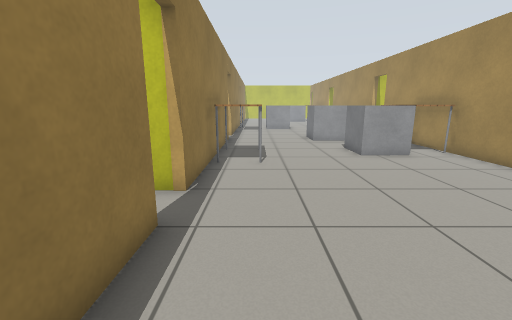
[1] (above)

24 first-person views from a walk through a world built for the Gazebo simulator. The camera is 1 m above the floor, tilts 12° down and sees 90° across. The floor is counted in squares, 0.5 m on a side. Each view is taken from the middle of a square. On the plan, view 1 faces up. The plan holds only what a view shows up to about 16 squares ahead; the rest is blank. The place goes on beyond the plan. The robots in the file are not drawn. Gazebo's built-in surfaces are drawn with simple patterns.

[2]
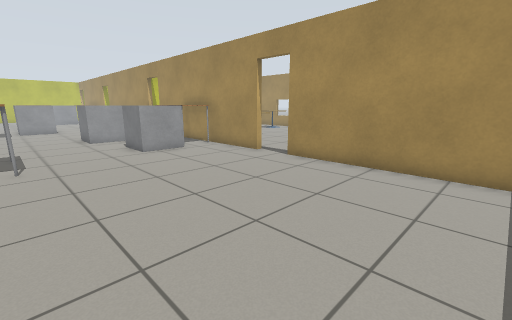

[3]
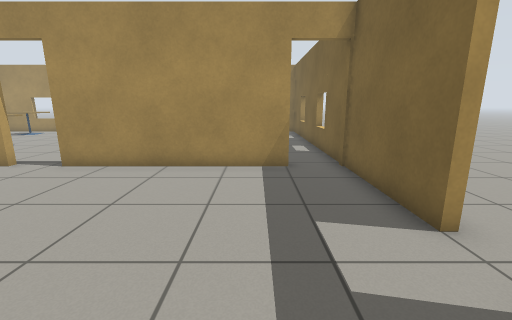

[4]
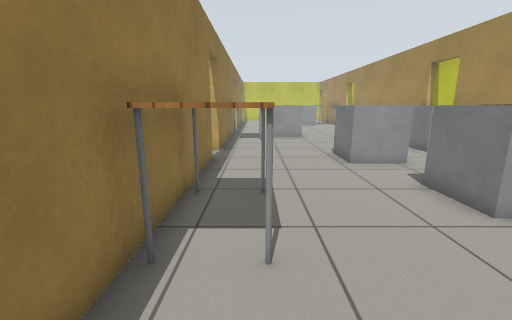

[5]
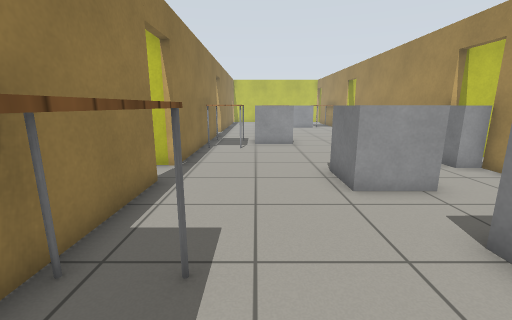

[6]
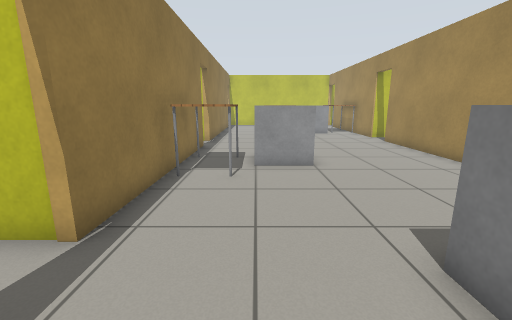

[7]
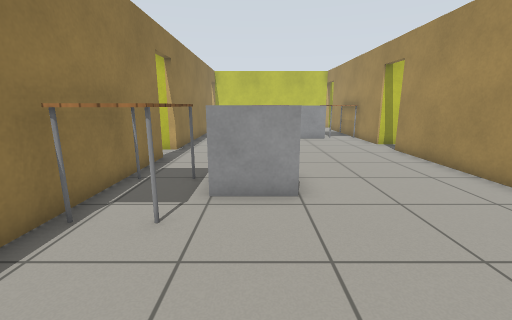

[8]
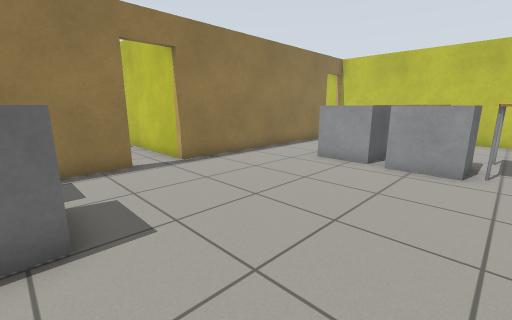

[9]
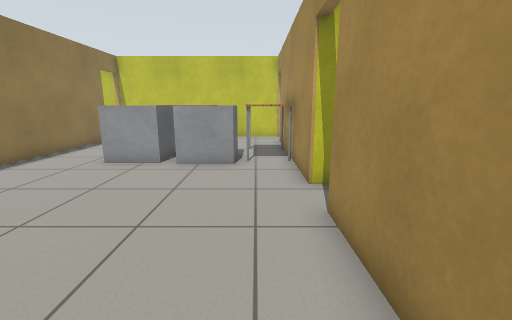

[10]
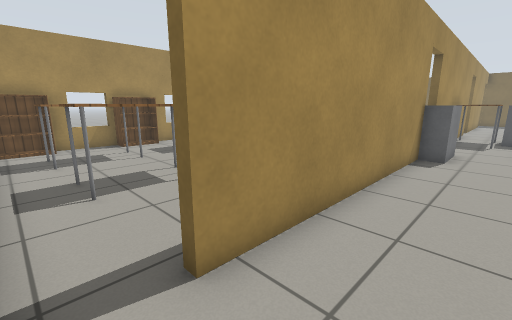

[11]
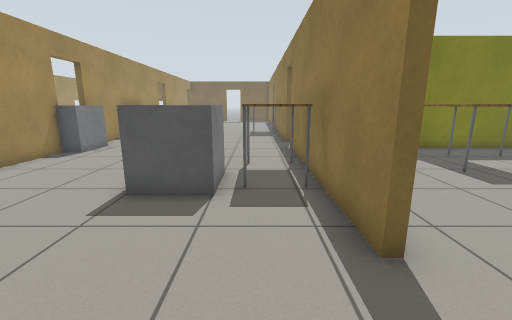

[12]
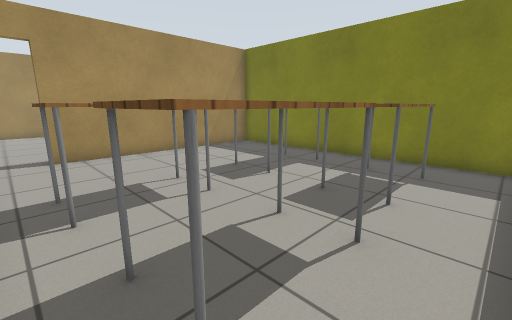

[13]
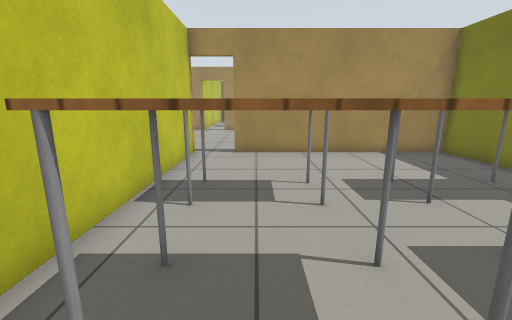

[14]
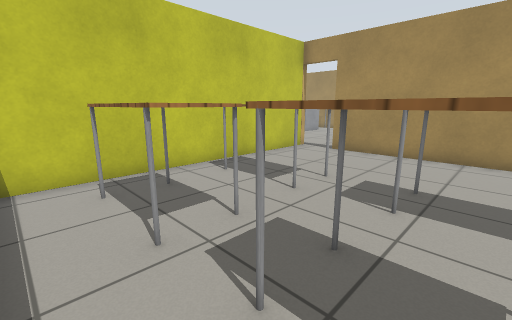

[15]
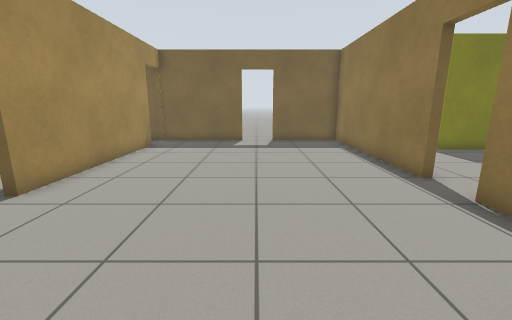

[16]
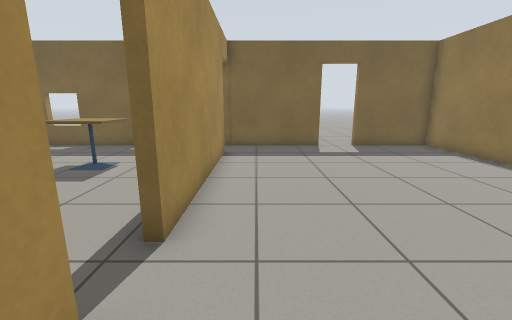

[17]
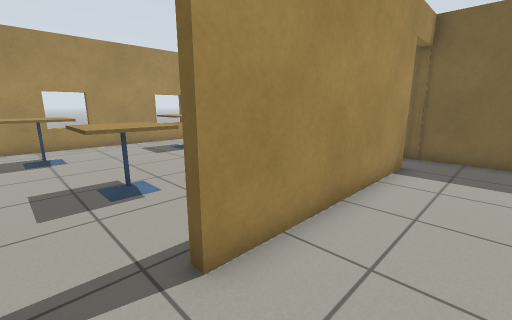

[18]
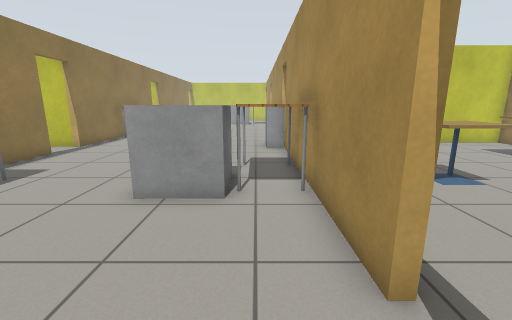

[19]
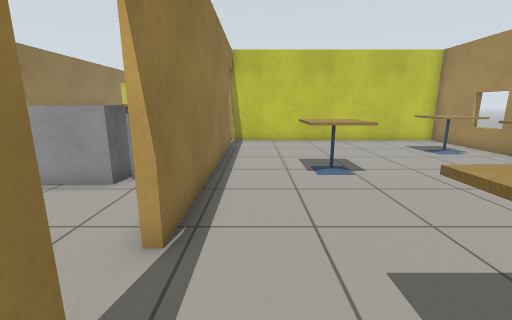

[20]
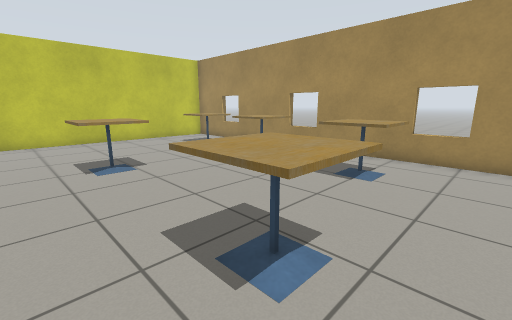

[21]
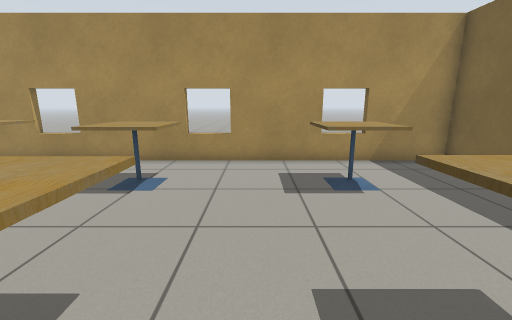

[22]
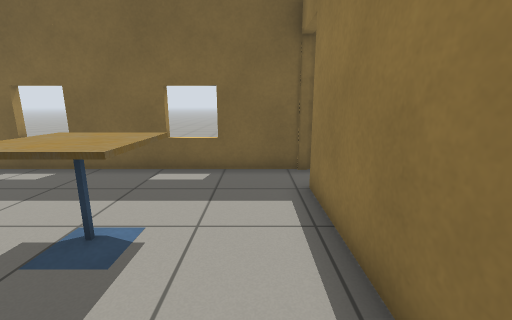

[23]
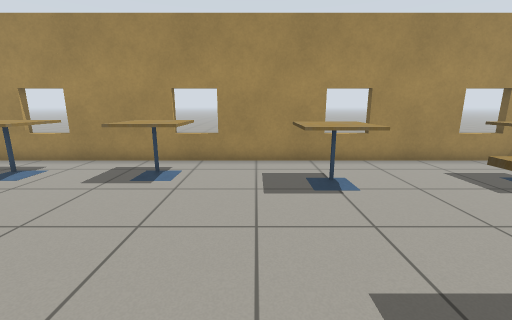

[24]
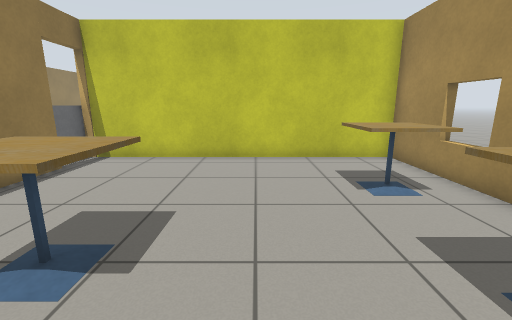

### Floor plan
Key: @ floor where view 1 was taken; # wall or solid block; . floor; D open door; = window, fence, low wall or low ledge; B grey box; T table; C cafe table; K bookshelf.
Columns run from 13 left of view 1 to 21 right of it. Each row starts with its distance up from view 1.
 36            #..     .TT
 35            #..   B B T
 34            #...  B B T
 33            #...BBBBBTT
 32            #.........#
 31            #.........##
 30            #.........DD          K
 29 ############.........DD..TTT.T TKK
 28 ...........D.........##..T  .   .#
 27 .TTT.TT ...D.........#  .T  .   .##
 26 .T  .T  ...#.........#     T.T T.K#
 25 .T  .TT ...#.........#      ....KK
 24 ..TT.  ....#TTBBB....#          .K
 23 ..TT..T....# TB B....#           #
 22 ..TT.T T...# TBB.....#
 21 ..T .  T...#TT.......#
 20 ..TT.T T...#.........##
 19 ...........#.........BD###########
 18 ############.........BD..........#
 17            D.....B ..BD..........#
 16            D....B  ..##.......CCC#
 15            #....BBB..##.......CCC#
 14            #........TT#.......CCC#
 13            #........TT#..CC......#
 12            #TT...B BTT#.CCC....C #
 11            # T...B BTT#.CCC...CCC#
 10            # T....BB.##.......CCC#
  9            #TT.......##..........#
  8            #.........##..........#
  7            #.........DD.......CC.#
  6            #.........DD.CCC...CC.##
  5           .D.........##.CCC...CC.=#
  4          ..D.........##.CCC......##
  3          ..#.........##..........#
  2          ..#.........##..CC......#
  1        ... #.........##.CCC...CC.#
  0       ...  #.@.......##.CCC...CC.=
 -1      ###   #.........##..........##
 -2            #.........#D..........#
 -3            #.........DD..........#
 -4            ####DD#####D##=####=###
 -5                ....
 -6                .....
 -7                   ...
 -8                    ..

Where each view was taken, in squares from view 1:
view 1: 0 up, 0 right, facing up
view 2: 1 down, 0 right, facing up-right
view 3: 1 down, 0 right, facing right
view 4: 6 up, 0 right, facing up
view 5: 9 up, 1 right, facing up
view 6: 14 up, 1 right, facing up
view 7: 17 up, 2 right, facing up
view 8: 24 up, 7 right, facing up-left
view 9: 24 up, 7 right, facing up
view 10: 30 up, 6 right, facing down-right
view 11: 30 up, 0 right, facing down
view 12: 28 up, 13 left, facing down-right
view 13: 26 up, 13 left, facing right
view 14: 21 up, 13 left, facing up-right
view 15: 11 up, 3 right, facing down
view 16: 9 up, 7 right, facing down
view 17: 7 up, 6 right, facing down-right
view 18: 5 up, 7 right, facing up
view 19: 4 up, 10 right, facing up
view 20: 3 up, 10 right, facing up-right
view 21: 3 up, 11 right, facing right
view 22: 4 up, 10 right, facing down
view 23: 8 up, 11 right, facing right
view 24: 9 up, 15 right, facing up
